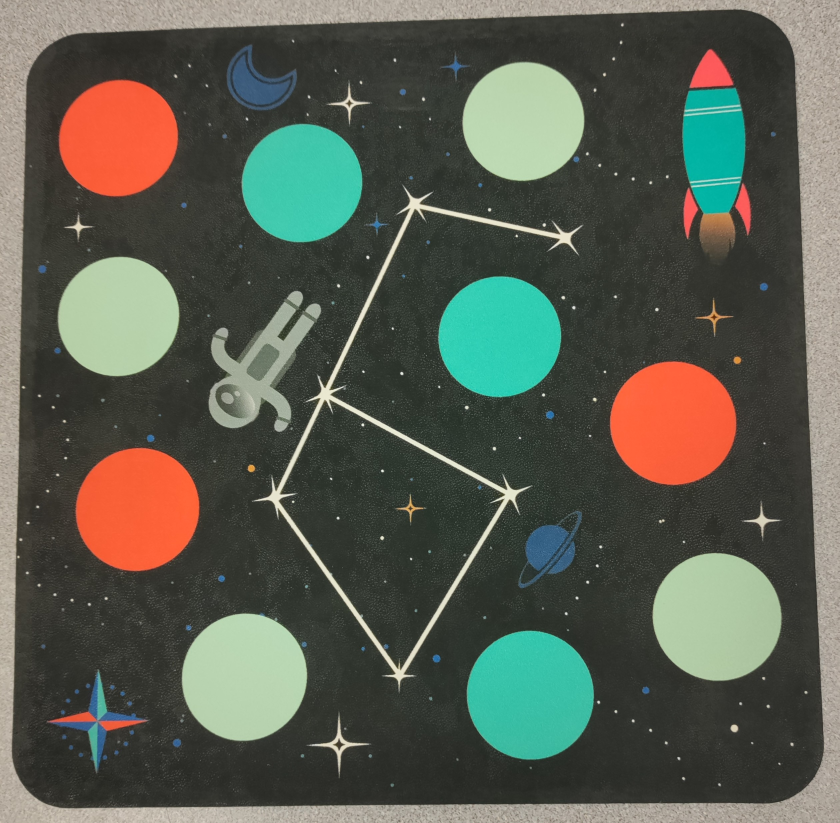
#> input picture LandingPadImgs/6.3.jpg, 2519 x 2469 px, given in place of the camera (shown at 1/3 size)
$ python ContourDetection.py
#> lines starting #> are read from the running program, lines starting #| are printed output that depends on the picture; after the words box and inside, x2 and y2 are one past the last pixel; in counts of white or black regions, pixels touching at a corner belong together
### ImageStacker.py
import cv2
import numpy as np


def stackImages(scale,imgArray):
    rows = len(imgArray)
    cols = len(imgArray[0])
    rowsAvailable = isinstance(imgArray[0], list)
    width = imgArray[0][0].shape[1]
    height = imgArray[0][0].shape[0]
    if rowsAvailable:
        for x in range ( 0, rows):
            for y in range(0, cols):
                if imgArray[x][y].shape[:2] == imgArray[0][0].shape [:2]:
                    imgArray[x][y] = cv2.resize(imgArray[x][y], (0, 0), None, scale, scale)
                else:
                    imgArray[x][y] = cv2.resize(imgArray[x][y], (imgArray[0][0].shape[1], imgArray[0][0].shape[0]), None, scale, scale)
                if len(imgArray[x][y].shape) == 2: imgArray[x][y]= cv2.cvtColor( imgArray[x][y], cv2.COLOR_GRAY2BGR)
        imageBlank = np.zeros((height, width, 3), np.uint8)
        hor = [imageBlank]*rows
        hor_con = [imageBlank]*rows
        for x in range(0, rows):
            hor[x] = np.hstack(imgArray[x])
        ver = np.vstack(hor)
    else:
        for x in range(0, rows):
            if imgArray[x].shape[:2] == imgArray[0].shape[:2]:
                imgArray[x] = cv2.resize(imgArray[x], (0, 0), None, scale, scale)
            else:
                imgArray[x] = cv2.resize(imgArray[x], (imgArray[0].shape[1], imgArray[0].shape[0]), None,scale, scale)
            if len(imgArray[x].shape) == 2: imgArray[x] = cv2.cvtColor(imgArray[x], cv2.COLOR_GRAY2BGR)
        hor= np.hstack(imgArray)
        ver = hor
    return ver

# [81 lines of commented-out code are left out]

### ContourDetection.py
import numpy as np
import cv2
import numpy as np
import ImageStacker as IS

## Here we are definging the displayed video feed size, initiolizing the display
frameWidth = 640
frameHeight  = 480
## determining image source
cap = cv2.VideoCapture(0)
cap.set(3, frameWidth)
cap.set(4, frameHeight)
deadZone=100
global imgContour

## Defining function empty that will just pass because we dont want anything happening based on the trackbars
def empty(a):
    pass

## Defining window size resizing window size for track bars
cv2.namedWindow("Parameters")
cv2.resizeWindow("Parameters", 640, 240)
## You will change the values of the thresh hold once you use the track bar to determen the best values for these perramiters
cv2.createTrackbar("Threshold1", "Parameters",150,255,empty)
cv2.createTrackbar("Threshold2", "Parameters",255,255,empty)
cv2.createTrackbar("Area", "Parameters",5000,30000,empty)


## Makeing a funcion to get the contors of our image
def getContours(img,imgContour):

    contours, hierarchy = cv2.findContours(img, cv2.RETR_EXTERNAL, cv2.CHAIN_APPROX_NONE)

    ## To address the nois in our contour detection we will use a min area in order to quolify their display
    for cnt in contours:
        area = cv2.contourArea(cnt)
        ## Settting area minim to the value set in our track bar
        areaMin = cv2.getTrackbarPos("Area", "Parameters")
        if area>areaMin:
            ## (imgContour comes from getContour peramiters, contours comes from line above, -1 is , (xxx,xxx,xxx), -7 is the width of the boundary)
            cv2.drawContours(imgContour, contours, -1, (255, 0, 255), 7)

## Now we adress the CORNER DETECTION to do so we need to know the length of our contors
            ## True implies theat the contour is closed
            peri = cv2.arcLength(cnt, True)
            ## opproximates the shape of the contour and again True impliese closed
            ## It accepts the contour cnt, resolution 0.2 * peri, and T/F valuse as peramiters
            ## based on the number of points that show up in this given array we can determin the shape we have in the frame
            approx = cv2.approxPolyDP(cnt, 0.2 * peri, True)
            ##P Printing out the nuber of corner points that have been found in the image
            print(len(approx))
## Now we make a ounding Box
            x, y, w, h = cv2.boundingRect(approx)
            cv2.rectangle(imgContour, (x, y), (x + w, y + h), (0, 255, 0), 5)

            ## Here we add text to the contours of our image in the first line we add the number of points detected then in the second line we add the area of the enclosed contour
            ##(the contour of focus, string to print next to contoru, initial location, font, skale, color and thickness)
            cv2.putText(imgContour, "Points: " + str(len(approx)), (x + w + 20, y + 20), cv2.FONT_HERSHEY_COMPLEX, .7, (0.255, 0), 2)
            cv2.putText(imgContour, "Area: " + str(int(area)), (x + w + 20, y + 45), cv2.FONT_HERSHEY_COMPLEX, .7, (0.255, 0), 2)
            cv2.putText(imgContour, " " + str(int(x)) + " " + str(int(y)), (x - 20, y -45), cv2.FONT_HERSHEY_COMPLEX, .7, (0.255, 0), 2)

            cx = int(x + (w / 2))
            cy = int(y + (h / 2))

            if (cx <int(frameWidth/2)-deadZone):
                cv2.putText(imgContour, " GO LEFT " , (20, 50), cv2.FONT_HERSHEY_COMPLEX,1,(0, 0, 255), 3)
                cv2.rectangle(imgContour,(0,int(frameHeight/2-deadZone)),(int(frameWidth/2)-deadZone,int(frameHeight/2)+deadZone),(0,0,255),cv2.FILLED)
            elif (cx > int(frameWidth / 2) + deadZone):
                cv2.putText(imgContour, " GO RIGHT ", (20, 50), cv2.FONT_HERSHEY_COMPLEX,1,(0, 0, 255), 3)
                cv2.rectangle(imgContour,(int(frameWidth/2+deadZone),int(frameHeight/2-deadZone)),(frameWidth,int(frameHeight/2)+deadZone),(0,0,255),cv2.FILLED)
            elif (cy < int(frameHeight / 2) - deadZone):
                cv2.putText(imgContour, " GO UP ", (20, 50), cv2.FONT_HERSHEY_COMPLEX,1,(0, 0, 255), 3)
                cv2.rectangle(imgContour,(int(frameWidth/2-deadZone),0),(int(frameWidth/2+deadZone),int(frameHeight/2)-deadZone),(0,0,255),cv2.FILLED)
            elif (cy > int(frameHeight / 2) + deadZone):
                cv2.putText(imgContour, " GO DOWN ", (20, 50), cv2.FONT_HERSHEY_COMPLEX, 1,(0, 0, 255), 3)
                cv2.rectangle(imgContour,(int(frameWidth/2-deadZone),int(frameHeight/2)+deadZone),(int(frameWidth/2+deadZone),frameHeight),(0,0,255),cv2.FILLED)


            cv2.line(imgContour, (int(frameWidth/2),int(frameHeight/2)), (cx,cy),
                     (0, 0, 255), 3)


# [7 lines left out: function display, not called in this run]


## Iterates and gives s the outut of each frame that is stored in img varaible
while True:
    ## calling the feed for image frames
    success, img = cap.read()
#> img is the input picture: shape (2469, 2519, 3); mean B, G, R 80.7, 92.6, 89.1
    imgContour = img.copy()
    ## Gaussian Blur function with a kurnal of 7x7 converting image into a more blured version
    imgBlur = cv2.GaussianBlur(img, (7, 7), 1)

    ## now we convert our blurd image into gray skale
    imgGray = cv2.cvtColor(imgBlur, cv2.COLOR_BGR2GRAY)
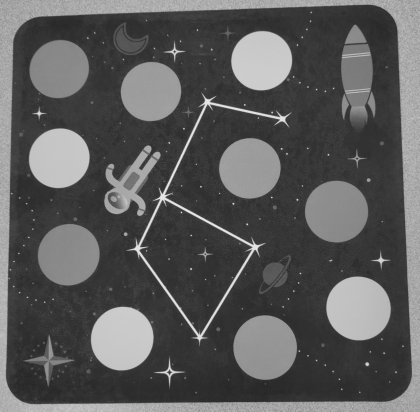
#> imgGray: shape (2469, 2519) (shown at 1/6 size); min 36, max 236, mean 90.2

    ## Grabing the valuse in the track bars
    threshold1 = cv2.getTrackbarPos("Threshold1", "Parameters")
    threshold2 = cv2.getTrackbarPos("Threshold2", "Parameters")

    ## these next lines will help with the overlap seen on the contors of our immage
    imgCanny = cv2.Canny(imgGray, threshold1,threshold2)
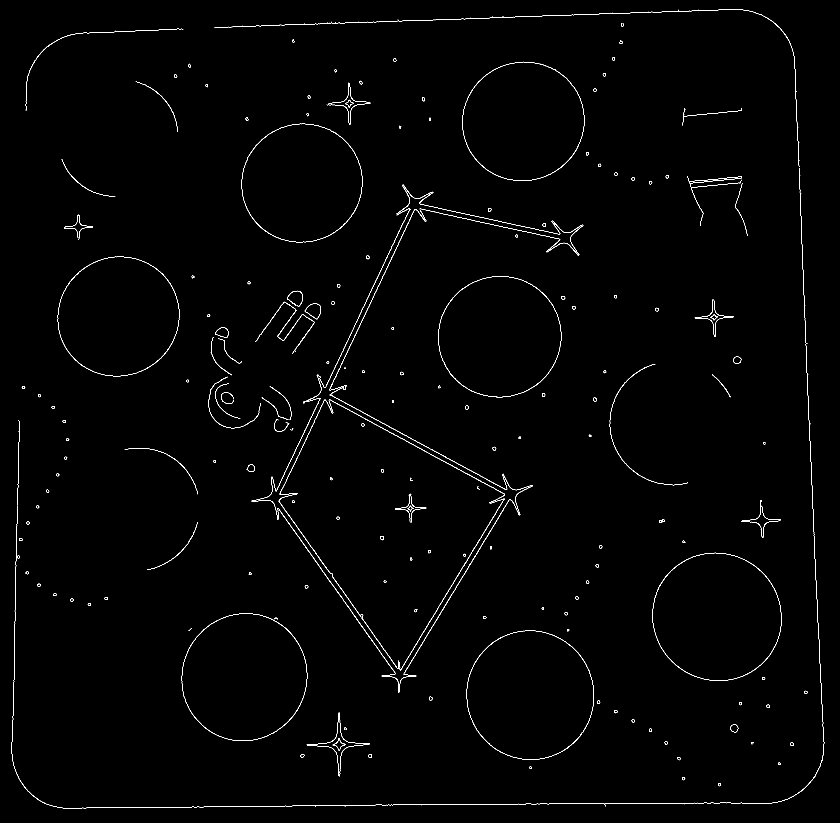
#> imgCanny: shape (2469, 2519) (shown at 1/3 size); 0.67% white in thin lines or dots
    kernel = np.ones((5, 5))
    imgDil = cv2.dilate(imgCanny, kernel, iterations=1)
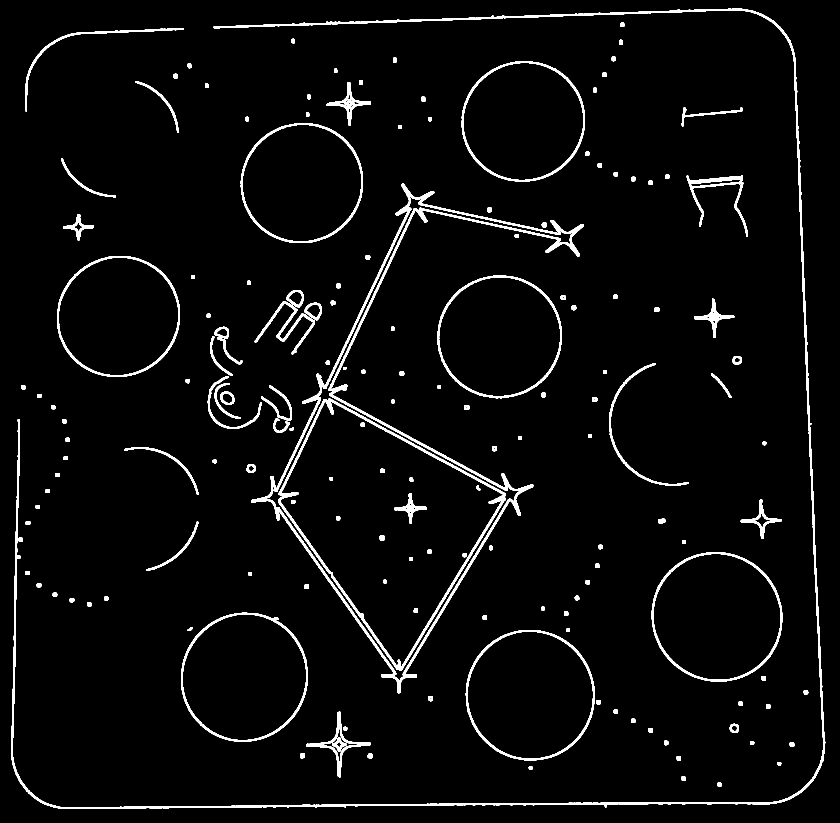
#> imgDil: shape (2469, 2519) (shown at 1/3 size); 3.5% white; 159 white regions

    getContours(imgDil,imgContour)
#> in getContours, `contours, hierarchy = cv2.findContours(img, cv2.RETR_EXTERNAL, cv2.CHA..`: contours = 143 contours; largest, box (x1, y1, x2, y2) and area: (753, 551, 1752, 2080) 355984, (1955, 1656, 2347, 2045) 119564, (1397, 1890, 1784, 2281) 119023, (543, 1838, 924, 2225) 115876, (1312, 827, 1686, 1196) 107976
#> in getContours, `area = cv2.contourArea(cnt)`: area = 126


    ## Displaying the stacked windows in one window
    imgStack = IS.stackImages(0.8, ([img, imgBlur, imgGray], [imgContour, imgContour, imgDil]))
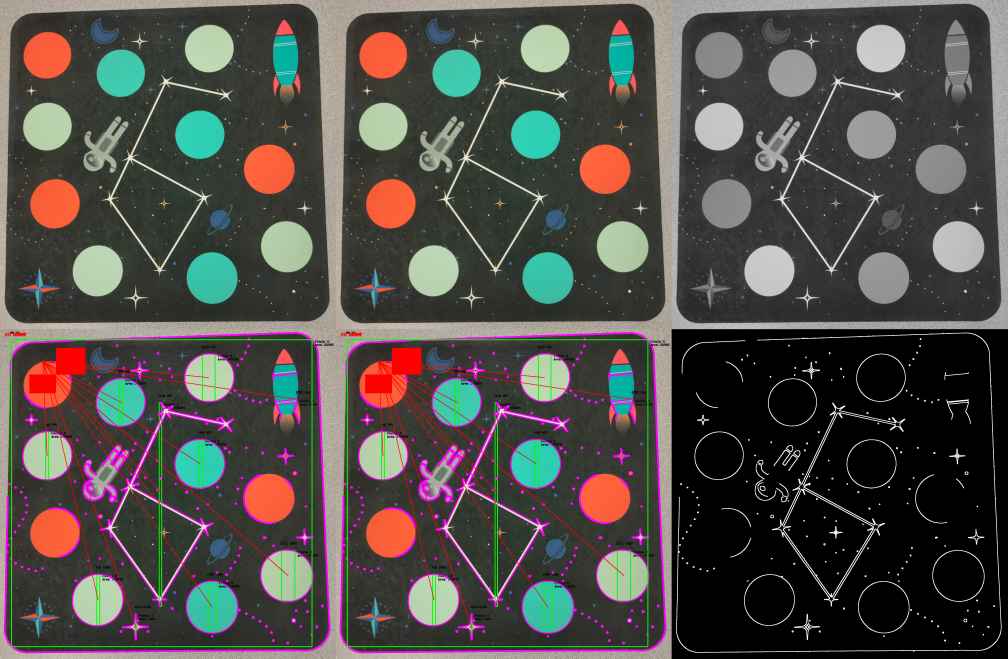
#> imgStack: shape (3950, 6045, 3) (shown at 1/6 size); mean B, G, R 72.3, 76.4, 79.3

    cv2.imshow("Result", imgStack)
    if cv2.waitKey(1) & 0xFF == ord('q'):
#> (key q is pressed here)
        break

$ run again, on LandingPadImgs/6.6.jpg
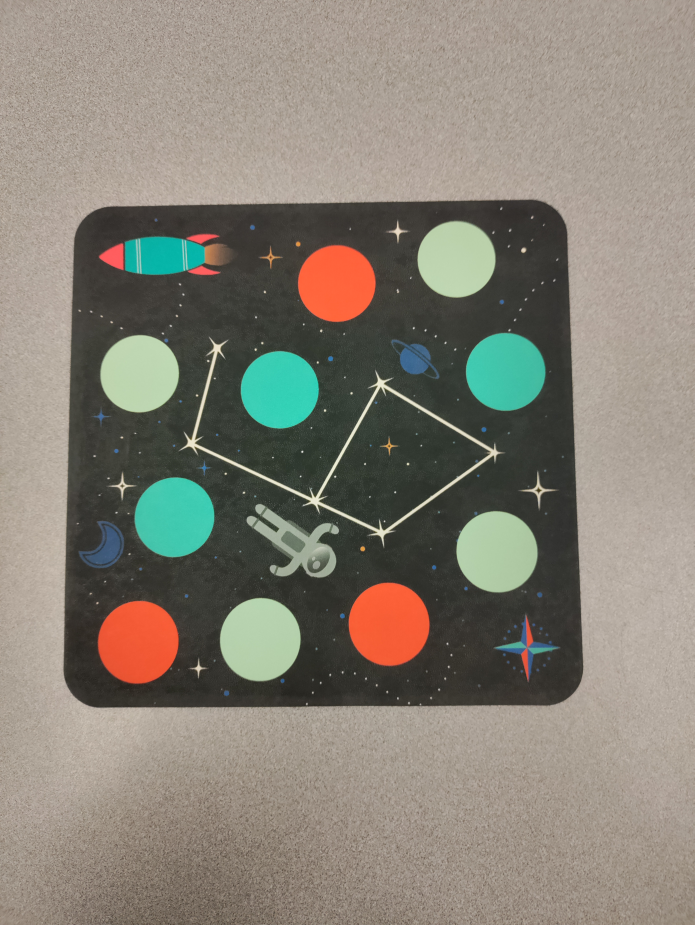
#> input picture LandingPadImgs/6.6.jpg, 3472 x 4624 px, given in place of the camera (shown at 1/5 size)
#> img is the input picture: shape (4624, 3472, 3); mean B, G, R 117.9, 129.1, 134.7
#> `imgCanny = cv2.Canny(imgGray, threshold1,threshold2)`:
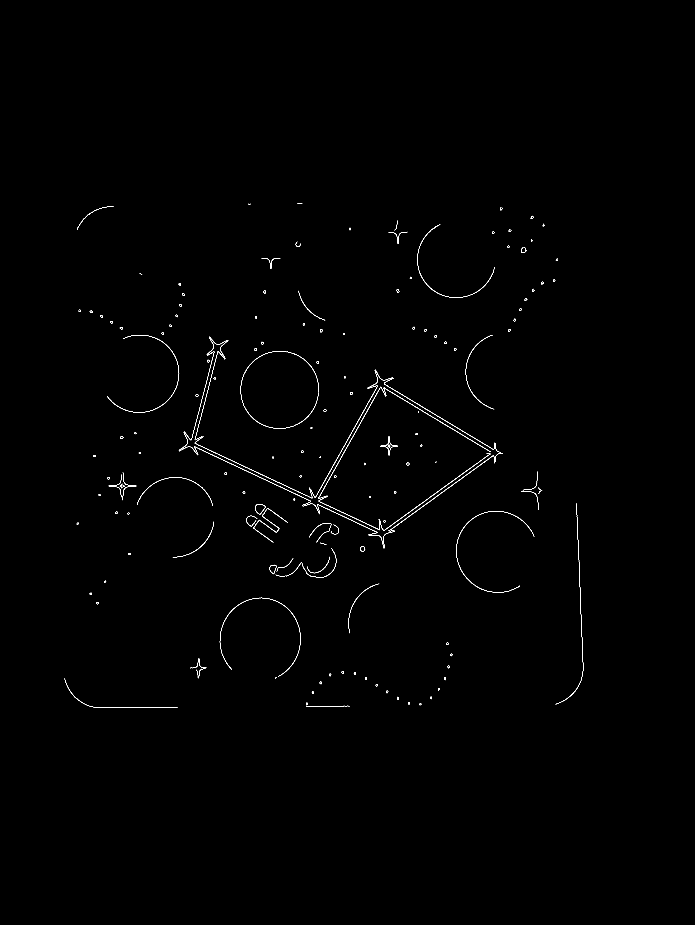
#> imgCanny: shape (4624, 3472) (shown at 1/5 size); 0.19% white in thin lines or dots, all inside (x1, y1, x2, y2) = (322, 1016, 2917, 3539)
#> `imgDil = cv2.dilate(imgCanny, kernel, iterations=1)`:
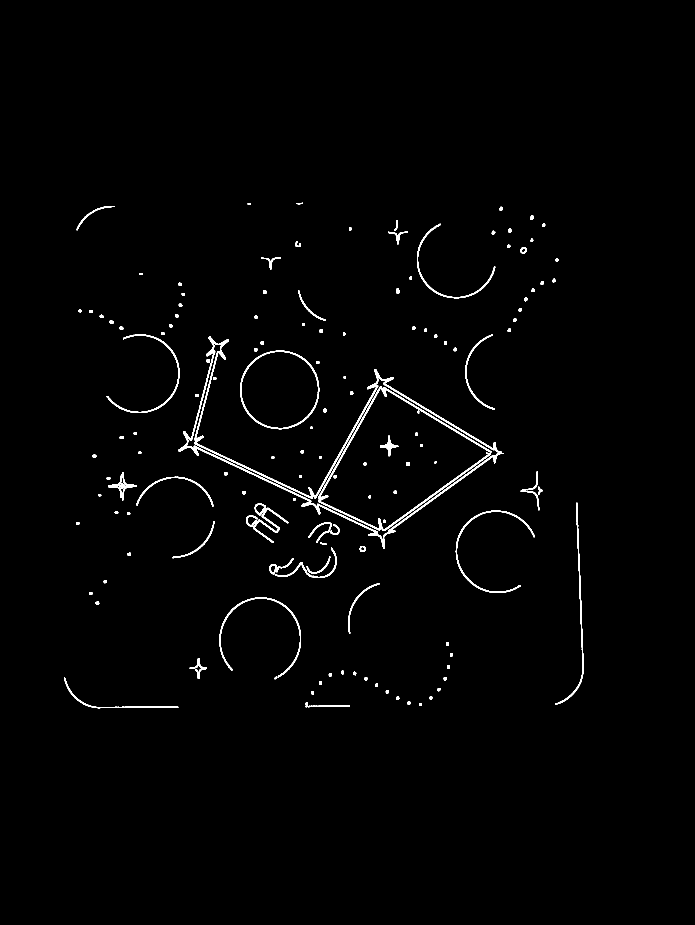
#> imgDil: shape (4624, 3472) (shown at 1/5 size); 1% white; 140 white regions
#> contours = 140 contours; largest, box (x1, y1, x2, y2) and area: (1201, 1753, 1597, 2146) 121846, (892, 1681, 2517, 2744) 36568, (1590, 1932, 2457, 2655) 15208, (1097, 2987, 1505, 3386) 5632, (2279, 2553, 2673, 2965) 5410
#> area = 972.5
